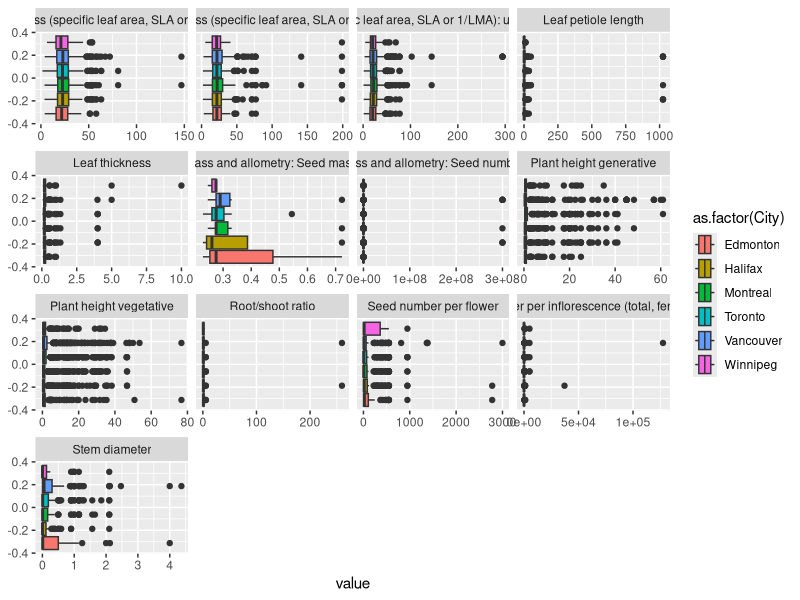
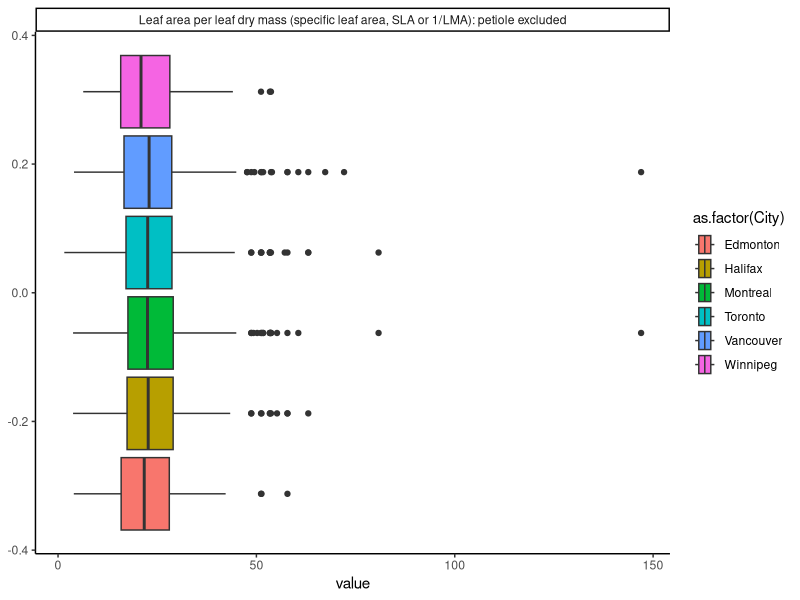
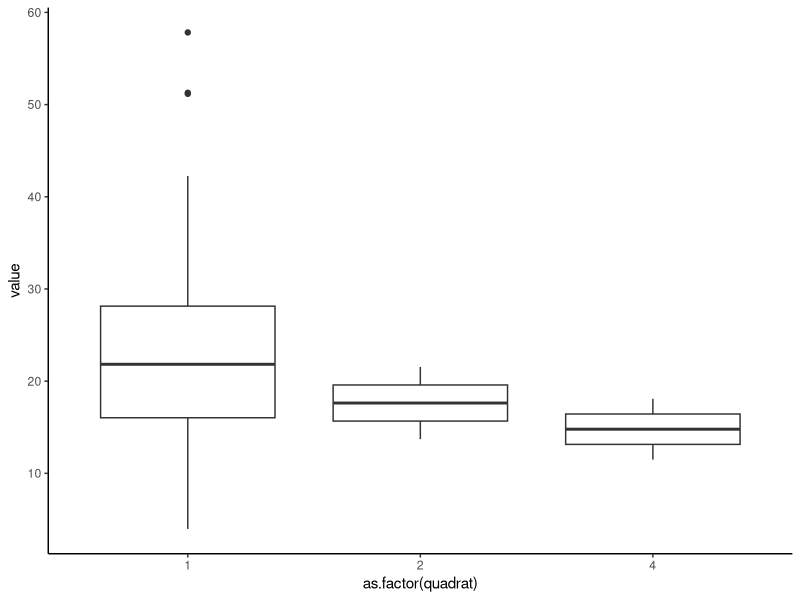
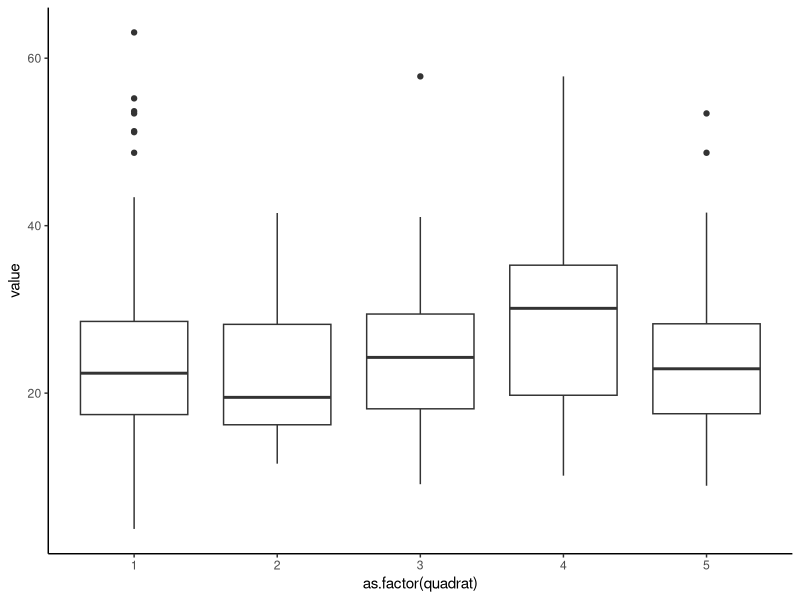
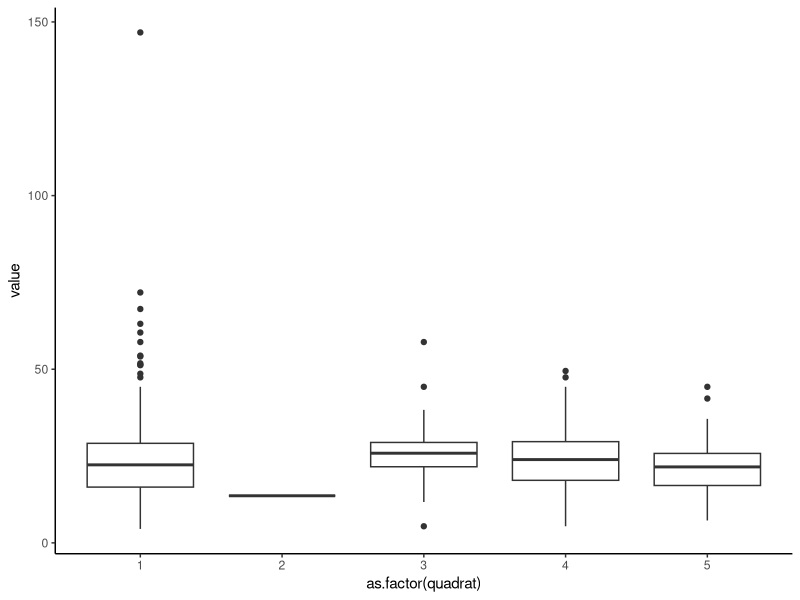
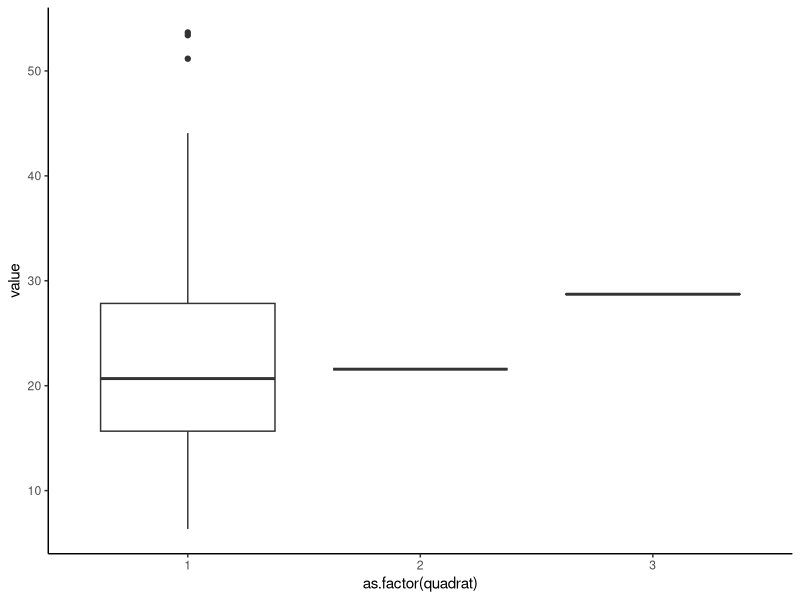
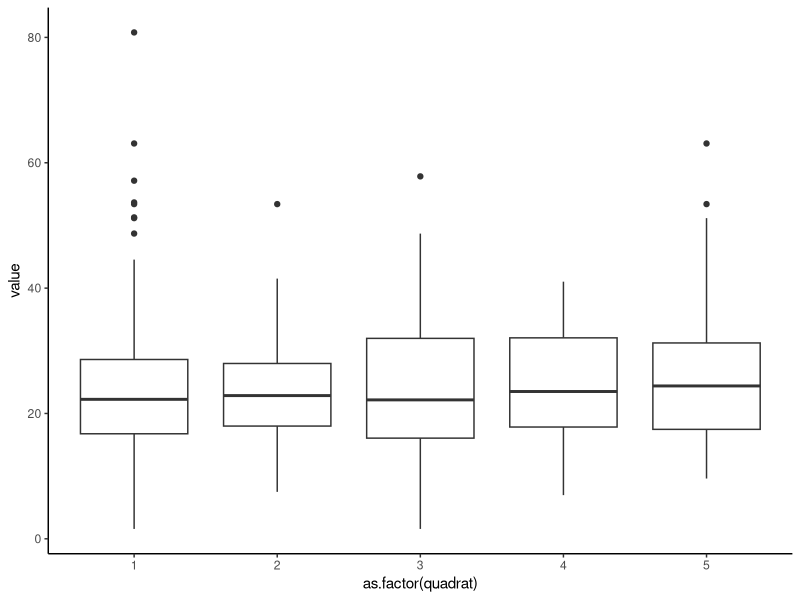
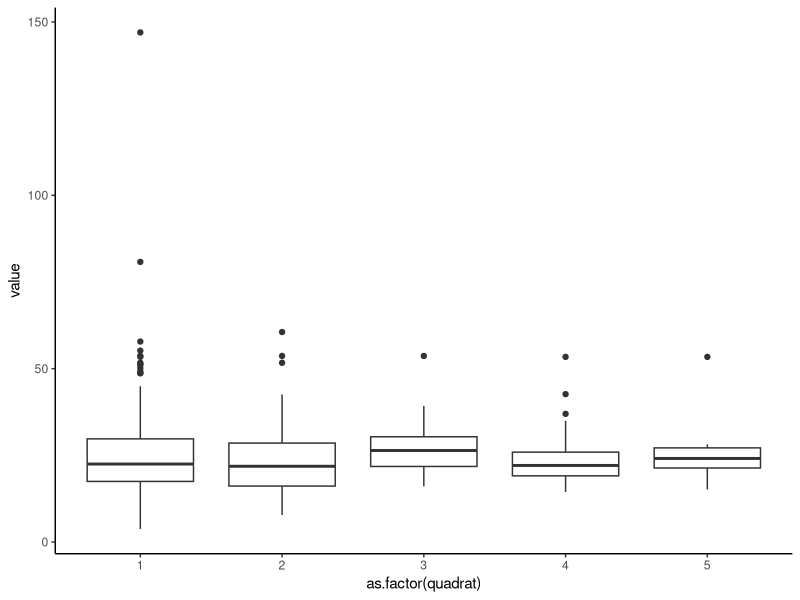

The R source for these figures, in order:
library(dplyr)
library(ggplot2)
library(ggbeeswarm)

species_traits <- read.csv("data/species_and_their_traits.csv", header = TRUE, stringsAsFactors = FALSE)

unique(species_traits$TraitName)
unique(species_traits$quadrat)

species_traits %>%
    group_by(TraitName) %>%
    summarize(n())

SLA <- species_traits %>%
    filter(TraitName=="Leaf area per leaf dry mass (specific leaf area, SLA or 1/LMA): petiole excluded")

unique(SLA)
write.csv(SLA, "SLA_data.csv")

# boxplots of species traits by city
ggplot(species_traits, aes(x=value, fill=as.factor(City))) +
    facet_wrap(. ~ TraitName, scales="free_x") +
    geom_boxplot()


meansd <- species_traits %>%
    group_by(City, quadrat, TraitName) %>%
    summarise(sd = sd(value))

### boxplots of SLA

SLA_boxplot <- ggplot(SLA, aes(x=value, fill=as.factor(City))) +
    facet_wrap(. ~ TraitName, scales="free_x") +
    geom_boxplot() +
    theme_classic()

SLA_boxplot

### Cities 

colnames(SLA)

# Edmonton YEG

SLA_YEG <- SLA %>% 
    filter(City == "Edmonton")

unique(SLA_YEG$quadrat) # 1, 2, 4

YEG <- ggplot(SLA_YEG, aes(x = as.factor(quadrat), y = value))

YEG + geom_boxplot() +
    theme_classic()

# Halifax YHZ

SLA_YHZ <- SLA %>% 
    filter(City == "Halifax")

unique(SLA_YHZ$quadrat) # 1, 2, 3, 4, 5

YHZ <- ggplot(SLA_YHZ, aes(x = as.factor(quadrat), y = value))

YHZ + geom_boxplot() +
    theme_classic()

# Vancouver YVR

SLA_YVR <- SLA %>% 
    filter(City == "Vancouver")

unique(SLA_YVR$quadrat) # 1, 2, 3, 4, 5

YVR <- ggplot(SLA_YVR, aes(x = as.factor(quadrat), y = value))

YVR + geom_boxplot() +
    theme_classic()


# Winnipeg  YWG
SLA_YWG <- SLA %>% 
    filter(City == "Winnipeg")

unique(SLA_YWG$quadrat) # 1, 2, 3

YWG <- ggplot(SLA_YWG, aes(x = as.factor(quadrat), y = value))

YWG + geom_boxplot() +
    theme_classic()

# Toronto YYZ

SLA_YYZ <- SLA %>% 
    filter(City == "Toronto")

unique(SLA_YYZ$quadrat) # 1, 2, 3, 4, 5

YYZ <- ggplot(SLA_YYZ, aes(x = as.factor(quadrat), y = value))

YYZ + geom_boxplot() +
    theme_classic()

# Montreal YUL

SLA_YUL <- SLA %>% 
    filter(City == "Montreal")

unique(SLA_YUL$quadrat) # 1, 2, 3, 4, 5

YUL <- ggplot(SLA_YUL, aes(x = as.factor(quadrat), y = value))

YUL + geom_boxplot() +
    theme_classic()